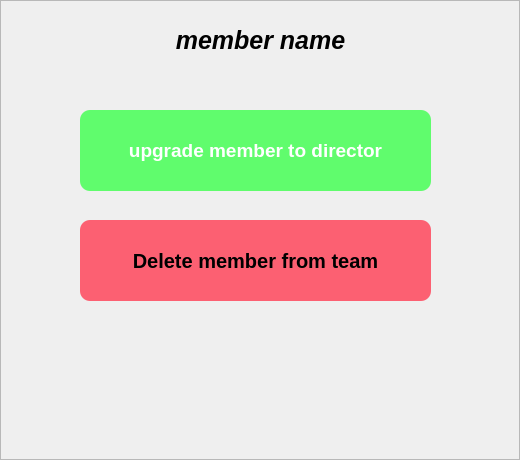
<?xml version="1.0" encoding="UTF-8"?>
<ui version="4.0">
 <class>membersettingteam</class>
 <widget class="QWidget" name="membersettingteam">
  <property name="geometry">
   <rect>
    <x>0</x>
    <y>0</y>
    <width>520</width>
    <height>460</height>
   </rect>
  </property>
  <property name="windowTitle">
   <string>Form</string>
  </property>
  <widget class="QFrame" name="frame">
   <property name="geometry">
    <rect>
     <x>0</x>
     <y>0</y>
     <width>520</width>
     <height>460</height>
    </rect>
   </property>
   <property name="styleSheet">
    <string notr="true">background:&quot;#efe5b0&quot;;</string>
   </property>
   <property name="frameShape">
    <enum>QFrame::StyledPanel</enum>
   </property>
   <property name="frameShadow">
    <enum>QFrame::Raised</enum>
   </property>
   <widget class="QLabel" name="label">
    <property name="geometry">
     <rect>
      <x>10</x>
      <y>10</y>
      <width>501</width>
      <height>61</height>
     </rect>
    </property>
    <property name="font">
     <font>
      <pointsize>19</pointsize>
      <italic>true</italic>
      <bold>true</bold>
     </font>
    </property>
    <property name="styleSheet">
     <string notr="true">color:&quot;black&quot;</string>
    </property>
    <property name="text">
     <string>member name</string>
    </property>
    <property name="alignment">
     <set>Qt::AlignCenter</set>
    </property>
   </widget>
   <widget class="QPushButton" name="upgrade">
    <property name="geometry">
     <rect>
      <x>80</x>
      <y>110</y>
      <width>351</width>
      <height>81</height>
     </rect>
    </property>
    <property name="font">
     <font>
      <pointsize>14</pointsize>
      <bold>true</bold>
     </font>
    </property>
    <property name="cursor">
     <cursorShape>PointingHandCursor</cursorShape>
    </property>
    <property name="styleSheet">
     <string notr="true">background:#60fc6d;
border-radius:10;
color:white;</string>
    </property>
    <property name="text">
     <string>upgrade member to director</string>
    </property>
   </widget>
   <widget class="QPushButton" name="remove">
    <property name="geometry">
     <rect>
      <x>80</x>
      <y>220</y>
      <width>351</width>
      <height>81</height>
     </rect>
    </property>
    <property name="font">
     <font>
      <pointsize>15</pointsize>
      <bold>true</bold>
     </font>
    </property>
    <property name="cursor">
     <cursorShape>PointingHandCursor</cursorShape>
    </property>
    <property name="styleSheet">
     <string notr="true">background:#fc6072;
border-radius:10;</string>
    </property>
    <property name="text">
     <string>Delete member from team</string>
    </property>
   </widget>
   <widget class="QLabel" name="error">
    <property name="geometry">
     <rect>
      <x>10</x>
      <y>330</y>
      <width>501</width>
      <height>61</height>
     </rect>
    </property>
    <property name="font">
     <font>
      <pointsize>12</pointsize>
      <italic>true</italic>
      <bold>true</bold>
     </font>
    </property>
    <property name="styleSheet">
     <string notr="true">color:&quot;red&quot;</string>
    </property>
    <property name="text">
     <string/>
    </property>
    <property name="alignment">
     <set>Qt::AlignCenter</set>
    </property>
   </widget>
  </widget>
 </widget>
 <resources/>
 <connections/>
</ui>
